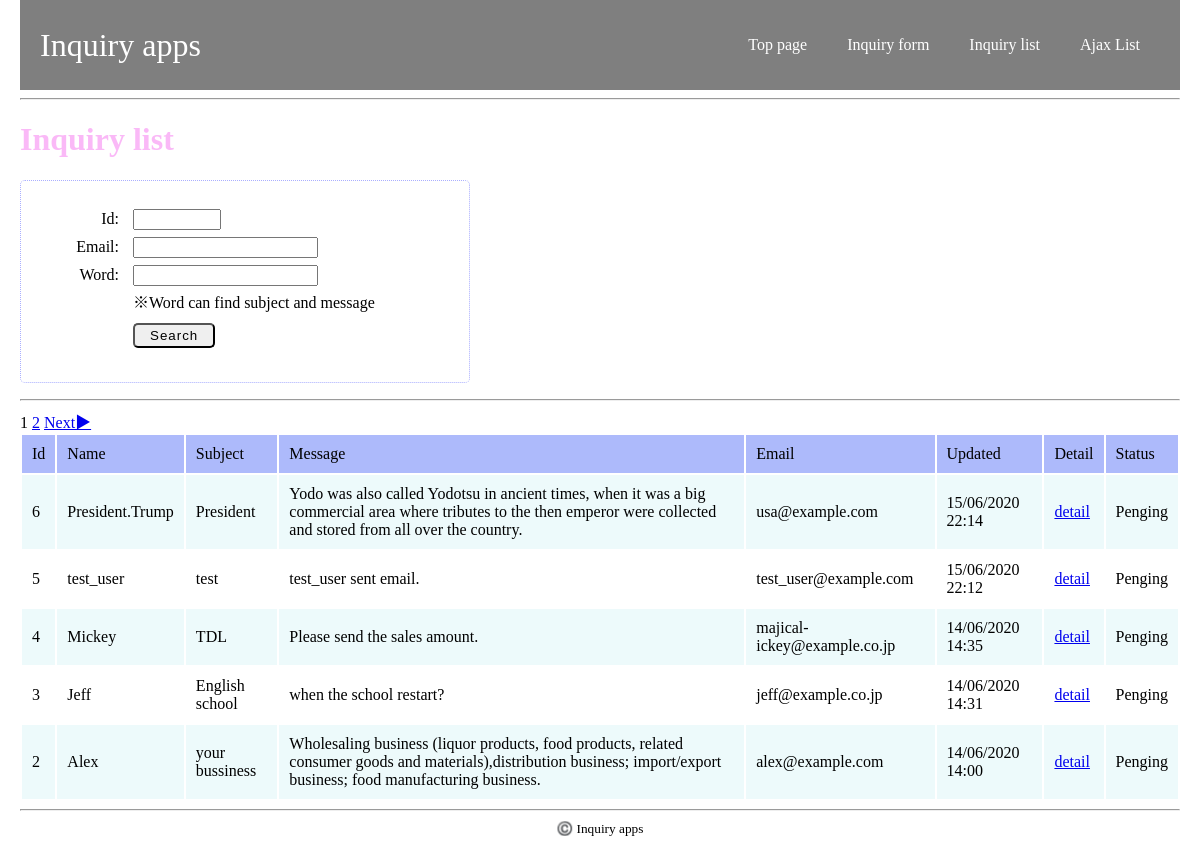
The page /inquiry/list/ on the database as committed earlier.
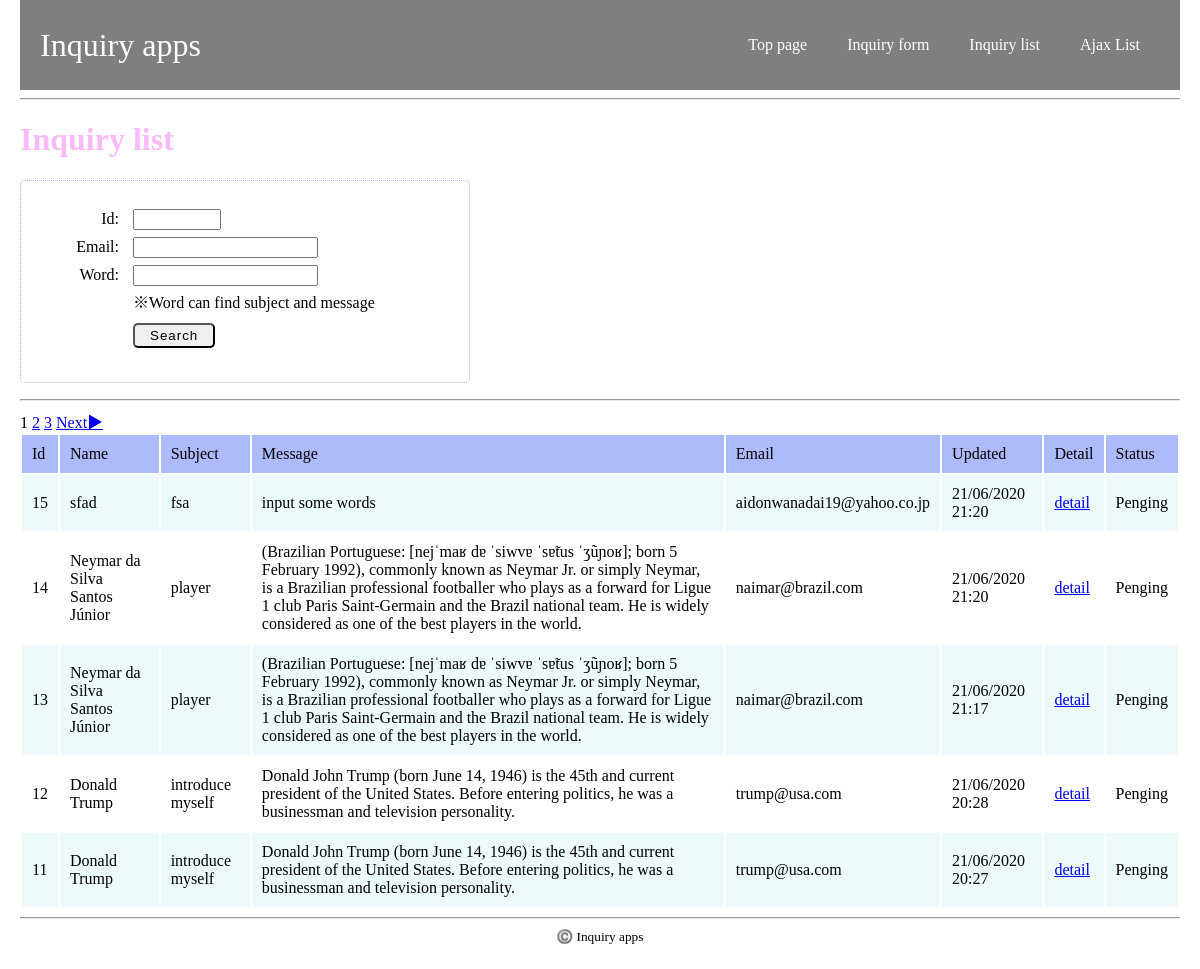
The same page on the database as committed later.
### inquiry_apps/models.py (models this page shows, shortened)
class Inquiry(models.Model):
    class Meta:
        db_table = 'inquiry'
    name = models.CharField(verbose_name='name',
                                max_length=255)
    subject = models.CharField(verbose_name='subject',
                                max_length=255)
    message = models.CharField(verbose_name='message',
                                max_length=500)
    email = models.EmailField(verbose_name='email')
    created_at = models.DateTimeField(verbose_name='created_at',
                                        auto_now_add=True)
    updated_at = models.DateTimeField(verbose_name='updated_at',
                                        auto_now_add=True)
    class InquiryStatus():
        Pending = 0
        Ignore = 1
        Completed = 2
    INQUIRY_STATUS_CHOICES = [
        (InquiryStatus.Pending, 'Pending'),
        (InquiryStatus.Ignore, 'Ignore'),
        (InquiryStatus.Completed, 'Completed'),
    ]
    inquiry_status = models.IntegerField(
        verbose_name='inquiry_status',
        choices=INQUIRY_STATUS_CHOICES,
        default=0
    )

### inquiry_apps/views.py (the view)
# urls.py: path('inquiry/list/', views.inquiry_list, name='inquiry_list'),
@require_http_methods(['GET'])
def inquiry_list(request):
    qs = Inquiry.objects.order_by('-updated_at')
    form = InquiryFindForm(request.GET)
    if not form.is_valid():
        return render(request, 'inquiry_apps/inquiry_list.html', {'form': form})
    if form.is_valid():
        id_int = form.cleaned_data['id']
        email_str = form.cleaned_data['email']
        page_int = form.cleaned_data['page']
        word_str = form.cleaned_data['word']
    if email_str is not None:
        qs = qs.filter(email__contains=email_str)
    if id_int is not None:
        qs = qs.filter(id=id_int)
    if word_str is not None:
        qs = qs.filter(Q(subject__contains=word_str) |
                        Q(message__contains=word_str))
    next_page_href = _some_page_href(id_int, email_str, page_int+1, word_str)
    prev_page_href = _some_page_href(id_int, email_str, page_int-1, word_str)
    paginator = Paginator(qs, 5)
    try:
        inquiries_page = paginator.page(page_int)
    except EmptyPage:
        raise Http404('Page does not exist')
    context = {
        'form': form,
        'inquiries_page': inquiries_page,
        'search_email': email_str,
        'next_page_href': next_page_href,
        'prev_page_href': prev_page_href,
    }
    template = loader.get_template('inquiry_apps/inquiry_list.html')
    return HttpResponse(template.render(context, request))

### inquiry_apps/forms.py
class InquiryFindForm(forms.Form):
    id = forms.IntegerField(required=False,
                                min_value=1,
                                max_value=100000)
    email = forms.CharField(required=False,
                                max_length=255)
    page = forms.IntegerField(required=False,
                                max_value=10000,
                                min_value=1,)
    word = forms.CharField(required=False,
                            max_length=1000)
    def clean(self):
        cleaned_data = super().clean()
        return cleaned_data
    def clean_id(self):
        find_id = self.cleaned_data['id']
        return find_id
    def clean_email(self):
        email = self.cleaned_data['email']
        return email
    def clean_page(self):
        page =self.cleaned_data['page']
        if page == None:
            page = 1
        return page
    def clean_word(self):
        word = self.cleaned_data['word']
        return word

### inquiry_apps/templates/inquiry_apps/inquiry_list.html (shortened to what this page needs)
{% extends 'inquiry_apps/base.html' %}
{% block content %}
<h1>Inquiry list</h1>
<form method="get">
    <ul class="search_inquiry_form">
        <li>
            <label for="id">Id:</label>
            <span class="input_field">{{ form.id }}{{ form.id.errors }}</span>
        </li>
        <li>
            <label for="">Email:</label>
            <span class="input_field">{{ form.email }}{{ form.email.erros }}</span>
        </li>
        <li>
            <label for="">Word:</label>
            <span class="input_field">{{ form.word }}{{ form.word.erros }}</span>
        </li>
        <li>
            <span>※Word can find subject and message</span>
        </li>
        <li>
            <button type="submit" class="btn">Search</button>
        </li>
    </ul>
</form>
<hr>
{% for num in inquiries_page.paginator.page_range %}
{% if inquiries_page.number == num %}
<span>{{ num }}</span>
{% else %}
<a href="?email={{ search_email }}&page={{ num }}">{{ num }}</a>
{% endif %}
{% endfor %}
{% if inquiries_page.has_next %}
<a href="{{ next_page_href }}">Next▶︎</a>
{% endif %}
<table class="inquiry_list_table">
    <thead>
        <tr>
            <td>Id</td>
            <td>Name</td>
            <td>Subject</td>
            <td>Message</td>
            <td>Email</td>
            <td>Updated</td>
            <td>Detail</td>
            <td>Status</td>
        </tr>
    </thead>
    <tbody>
        {% for inquiry in inquiries_page %}
        <tr>
            <td>{{ inquiry.id }}</td>
            <td><div class="container"><span>Name</span><span>{{ inquiry.name }}</span></div></td>
            <td><div class="container"><span>Subject</span><span>{{ inquiry.subject }}</span></div></td>
            <td><div class="container"><span>Message</span><span>{{ inquiry.message }}</span></div></td>
            <td><div class="container"><span>Email</span><span>{{ inquiry.email }}</span></div></td>
            <td><div class="container"><span>Updated</span><span>{{ inquiry.updated_at|date:"j/m/Y H:i " }}</span></div></td>
            <td><div class="container"><span>Detail</span><span><a href="{% url 'inquiry_apps:comment_list' inquiry.id %}">detail</a></span></div></td>
            <td>
                <div class="container"><span>Status</span><span>
                {% if inquiry.inquiry_status == inquiry.InquiryStatus.Pending %}
                Penging
                {% elif inquiry.inquiry_status == inquiry.InquiryStatus.Ignore %}
                Ignore
                {% else %}
                Competed
                {% endif %}
                </span></div>
            </td>
        </tr>
        {% endfor %}
    </tbody>
</table>
{% endblock %}

Rows that differ between the two databases and show on the page:
no longer on this page (row unchanged): Inquiry: id "6", name "President.Trump", subject "President", message "Yodo was also called Yodotsu in ancient times, when it was a big commercial area where tributes to the then emperor were collected and stored from all over the country.", email "usa@example.com", updated_at "15/06/2020 22:14", inquiry_status "Penging"
no longer on this page (row unchanged): Inquiry: id "5", name "test_user", subject "test", message "test_user sent email.", email "test_user@example.com", updated_at "15/06/2020 22:12", inquiry_status "Penging"
no longer on this page (row unchanged): Inquiry: id "4", name "Mickey", subject "TDL", message "Please send the sales amount.", email "majical-ickey@example.co.jp", updated_at "14/06/2020 14:35", inquiry_status "Penging"
no longer on this page (row unchanged): Inquiry: id "3", name "Jeff", subject "English school", message "when the school restart?", email "jeff@example.co.jp", updated_at "14/06/2020 14:31", inquiry_status "Penging"
no longer on this page (row unchanged): Inquiry: id "2", name "Alex", subject "your bussiness", message "Wholesaling business (liquor products, food products, related consumer goods and materials),distribution business; import/export business; food manufacturing business.", email "alex@example.com", updated_at "14/06/2020 14:00", inquiry_status "Penging"
added Inquiry: id "15", name "sfad", subject "fsa", message "input some words", email "aidonwanadai19@yahoo.co.jp", updated_at "21/06/2020 21:20", inquiry_status "Penging"
added Inquiry: id "14", name "Neymar da Silva Santos Júnior", subject "player", message "(Brazilian Portuguese: [nejˈmaʁ dɐ ˈsiwvɐ ˈsɐ̃tus ˈʒũɲoʁ]; born 5 February 1992), commonly known as Neymar Jr. or simply Neymar, is a Brazilian professional footballer who plays as a forward for Ligue 1 club Paris Saint-Germain and the Brazil national team. He is widely considered as one of the best players in the world.", email "naimar@brazil.com", updated_at "21/06/2020 21:20", inquiry_status "Penging"
added Inquiry: id "13", name "Neymar da Silva Santos Júnior", subject "player", message "(Brazilian Portuguese: [nejˈmaʁ dɐ ˈsiwvɐ ˈsɐ̃tus ˈʒũɲoʁ]; born 5 February 1992), commonly known as Neymar Jr. or simply Neymar, is a Brazilian professional footballer who plays as a forward for Ligue 1 club Paris Saint-Germain and the Brazil national team. He is widely considered as one of the best players in the world.", email "naimar@brazil.com", updated_at "21/06/2020 21:17", inquiry_status "Penging"
added Inquiry: id "12", name "Donald Trump", subject "introduce myself", message "Donald John Trump (born June 14, 1946) is the 45th and current president of the United States. Before entering politics, he was a businessman and television personality.", email "trump@usa.com", updated_at "21/06/2020 20:28", inquiry_status "Penging"
added Inquiry: id "11", name "Donald Trump", subject "introduce myself", message "Donald John Trump (born June 14, 1946) is the 45th and current president of the United States. Before entering politics, he was a businessman and television personality.", email "trump@usa.com", updated_at "21/06/2020 20:27", inquiry_status "Penging"
Other text that changed with them:
new list line: "3"
